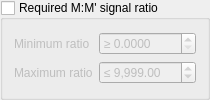
                      <widget class="QGroupBox" name="useRatio">
                       <property name="title">
                        <string>Required M:M' signal ratio</string>
                       </property>
                       <property name="checkable">
                        <bool>true</bool>
                       </property>
                       <property name="checked">
                        <bool>false</bool>
                       </property>
                       <layout class="QGridLayout" name="gridLayout_45">
                        <item row="0" column="0">
                         <layout class="QGridLayout" name="gridLayout_44">
                          <item row="0" column="0">
                           <widget class="QLabel" name="label_3">
                            <property name="text">
                             <string>Minimum ratio</string>
                            </property>
                           </widget>
                          </item>
                          <item row="1" column="0">
                           <widget class="QLabel" name="label_40">
                            <property name="text">
                             <string>Maximum ratio</string>
                            </property>
                           </widget>
                          </item>
                          <item row="0" column="1">
                           <widget class="QDoubleSpinBox" name="minRatio">
                            <property name="prefix">
                             <string>≥ </string>
                            </property>
                            <property name="decimals">
                             <number>4</number>
                            </property>
                            <property name="maximum">
                             <double>9999.989999999999782</double>
                            </property>
                            <property name="singleStep">
                             <double>0.100000000000000</double>
                            </property>
                           </widget>
                          </item>
                          <item row="1" column="1">
                           <widget class="QDoubleSpinBox" name="maxRatio">
                            <property name="showGroupSeparator" stdset="0">
                             <bool>true</bool>
                            </property>
                            <property name="prefix">
                             <string>≤ </string>
                            </property>
                            <property name="maximum">
                             <double>999999.989999999990687</double>
                            </property>
                            <property name="singleStep">
                             <double>0.100000000000000</double>
                            </property>
                            <property name="value">
                             <double>9999.000000000000000</double>
                            </property>
                           </widget>
                          </item>
                         </layout>
                        </item>
                       </layout>
                      </widget>
